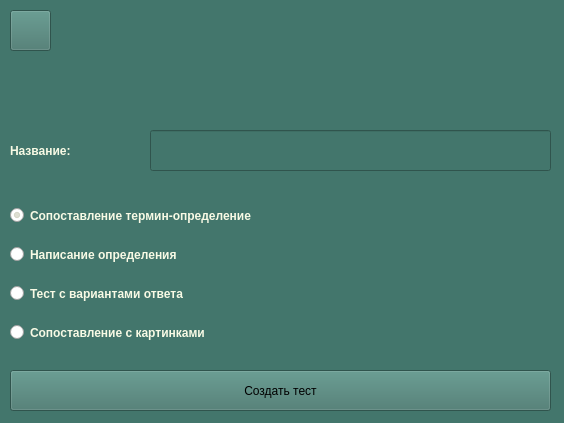
<?xml version="1.0" encoding="UTF-8"?>
<ui version="4.0">
 <class>Form</class>
 <widget class="QWidget" name="Form">
  <property name="geometry">
   <rect>
    <x>0</x>
    <y>0</y>
    <width>564</width>
    <height>423</height>
   </rect>
  </property>
  <property name="windowTitle">
   <string>Form</string>
  </property>
  <property name="styleSheet">
   <string notr="true">background-color: #43766C</string>
  </property>
  <widget class="QPushButton" name="backBtn">
   <property name="geometry">
    <rect>
     <x>10</x>
     <y>10</y>
     <width>41</width>
     <height>41</height>
    </rect>
   </property>
   <property name="styleSheet">
    <string notr="true">background-color: #F8FAE5;
font: 13pt &quot;MS Sans Serif&quot;;
color: #B19470;
font-weight: 600;
border-radius: 8px;
border: 2px solid #B19470;
padding: 5px 15px;
margin-top: 0px;
outline: 0px;
hover: { background-color: red };
pressed: { background-color: rgb(0, 255, 0)}</string>
   </property>
   <property name="text">
    <string/>
   </property>
   <property name="icon">
    <iconset>
     <normaloff>../pictures/icon6.png</normaloff>../pictures/icon6.png</iconset>
   </property>
  </widget>
  <widget class="QLineEdit" name="lineEdit">
   <property name="geometry">
    <rect>
     <x>150</x>
     <y>130</y>
     <width>401</width>
     <height>41</height>
    </rect>
   </property>
   <property name="styleSheet">
    <string notr="true">background-color: #F8FAE5;
font: 13pt &quot;MS Sans Serif&quot;;
color: #B19470;
font-weight: 600;
border-radius: 8px;
border: 2px solid #B19470;
margin-top: 0px;
outline: 0px;
hover: { background-color: red };
pressed: { background-color: rgb(0, 255, 0)}</string>
   </property>
   <property name="text">
    <string/>
   </property>
  </widget>
  <widget class="QLabel" name="label">
   <property name="geometry">
    <rect>
     <x>10</x>
     <y>130</y>
     <width>131</width>
     <height>41</height>
    </rect>
   </property>
   <property name="styleSheet">
    <string notr="true">background-color: rgb 0, 0, 0;
font: 13pt &quot;MS Sans Serif&quot;;
color: #F8FAE5;
font-weight: 600;
margin-top: 0px;
outline: 0px;</string>
   </property>
   <property name="text">
    <string>Название:</string>
   </property>
  </widget>
  <widget class="QPushButton" name="createBtn">
   <property name="geometry">
    <rect>
     <x>10</x>
     <y>370</y>
     <width>541</width>
     <height>41</height>
    </rect>
   </property>
   <property name="styleSheet">
    <string notr="true">background-color: #F8FAE5;
font: 13pt &quot;MS Sans Serif&quot;;
color: #B19470;
font-weight: 600;
border-radius: 8px;
border: 2px solid #B19470;
margin-top: 0px;
outline: 0px;
hover: { background-color: red };
pressed: { background-color: rgb(0, 255, 0)}</string>
   </property>
   <property name="text">
    <string>Создать тест</string>
   </property>
  </widget>
  <widget class="QLabel" name="messageLabel">
   <property name="geometry">
    <rect>
     <x>70</x>
     <y>20</y>
     <width>471</width>
     <height>91</height>
    </rect>
   </property>
   <property name="styleSheet">
    <string notr="true">background-color: rgb 0, 0, 0;
font: 13pt;
color: #8B0000;
font-weight: 600;
padding: 5px 15px;
margin-top: 0px;
outline: 0px;</string>
   </property>
   <property name="text">
    <string/>
   </property>
   <property name="alignment">
    <set>Qt::AlignCenter</set>
   </property>
  </widget>
  <widget class="QWidget" name="">
   <property name="geometry">
    <rect>
     <x>10</x>
     <y>190</y>
     <width>531</width>
     <height>171</height>
    </rect>
   </property>
   <layout class="QVBoxLayout" name="verticalLayout">
    <item>
     <widget class="QRadioButton" name="radioButton">
      <property name="styleSheet">
       <string notr="true">background-color: rgb 0, 0, 0;
font: 13pt &quot;MS Sans Serif&quot;;
color: #F8FAE5;
font-weight: 600;
margin-top: 0px;
outline: 0px;</string>
      </property>
      <property name="text">
       <string>Сопоставление термин-определение</string>
      </property>
      <property name="checked">
       <bool>true</bool>
      </property>
      <attribute name="buttonGroup">
       <string notr="true">buttonGroup</string>
      </attribute>
     </widget>
    </item>
    <item>
     <widget class="QRadioButton" name="radioButton_2">
      <property name="styleSheet">
       <string notr="true">background-color: rgb 0, 0, 0;
font: 13pt &quot;MS Sans Serif&quot;;
color: #F8FAE5;
font-weight: 600;
margin-top: 0px;
outline: 0px;</string>
      </property>
      <property name="text">
       <string>Написание определения</string>
      </property>
      <attribute name="buttonGroup">
       <string notr="true">buttonGroup</string>
      </attribute>
     </widget>
    </item>
    <item>
     <widget class="QRadioButton" name="radioButton_3">
      <property name="styleSheet">
       <string notr="true">background-color: rgb 0, 0, 0;
font: 13pt &quot;MS Sans Serif&quot;;
color: #F8FAE5;
font-weight: 600;
margin-top: 0px;
outline: 0px;</string>
      </property>
      <property name="text">
       <string>Тест с вариантами ответа</string>
      </property>
      <attribute name="buttonGroup">
       <string notr="true">buttonGroup</string>
      </attribute>
     </widget>
    </item>
    <item>
     <widget class="QRadioButton" name="radioButton_4">
      <property name="styleSheet">
       <string notr="true">background-color: rgb 0, 0, 0;
font: 13pt &quot;MS Sans Serif&quot;;
color: #F8FAE5;
font-weight: 600;
margin-top: 0px;
outline: 0px;</string>
      </property>
      <property name="text">
       <string>Сопоставление с картинками</string>
      </property>
      <attribute name="buttonGroup">
       <string notr="true">buttonGroup</string>
      </attribute>
     </widget>
    </item>
   </layout>
  </widget>
 </widget>
 <resources/>
 <connections/>
 <buttongroups>
  <buttongroup name="buttonGroup"/>
 </buttongroups>
</ui>
